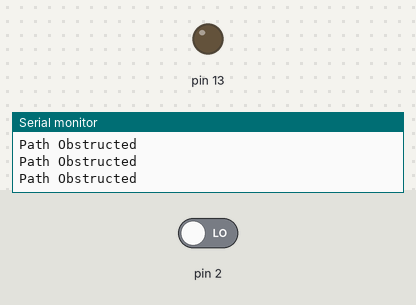
This sketch was run on a simulated Arduino Uno, built with avr-gcc and run on an emulated ATmega328P. Parts: output pins drawn as LEDs (lit = HIGH), the last lines printed to the serial monitor. The inputs (shaded band) are chosen by the test bench; at power-on: pin 2 LOW.

Above: at 1.8 s.
1.9 s: pin 2 driven HIGH
At 2.6 s:
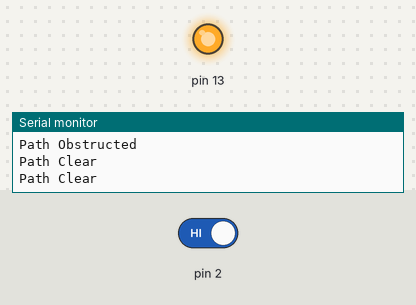
3.5 s: pin 2 driven LOW
At 3.8 s:
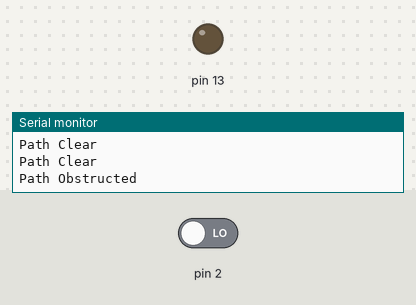
Timing chart, 0 to 6.5 s (numbered marks = the images above; inputs shaded):
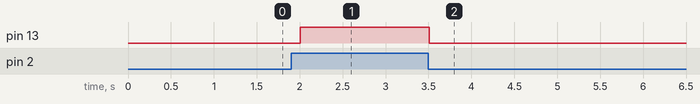

Measured:
- after the input at 1.9 s, pin 13: LOW → HIGH after 0.11 s
- after the input at 3.5 s, pin 13: HIGH → LOW at once

The sketch:

HOA2004.ino
```cpp
/* Basic program for use with HOA2004 Transmissive Optoschmitt Sensor
 *  by: Mark Keranen
 *
 * This program monitors the status of the sensor's IR beam, and writes the status to Serial Output & Pin 13 LED.
 *
 * Components Needed:
 *  - Arduino UNO
 *  - HOA2004
 *  - 100ohm resistor
 *  - 5 wires
 *
 * Pinout description:
 * HOA2004 Pins:
 *  +IR Detector
 *    - Vcc to 5V
 *    - Vo to Pin 2
 *    - GND to GND
 *
 *  +IR Emitter
 *    - Anode to 3.3V
 *    - Cathode to 100ohm resistor to GND
 *
 */


//Function: Reads in status of IR beam, outputs status to Serial Monitor & Pin 13 LED
bool pathClear;
void pathStatus(void){
  pathClear = digitalRead(2);
  digitalWrite(13, pathClear);
  if (pathClear == 1){
    Serial.println("Path Clear");
    //Put code that you want to execute when pathway is clear here
  }
  else{
    Serial.println("Path Obstructed");
    //Put code that you want to execute when pathway is obstructed here
  }
}

//Setup Pinmodes, serial monitor
void setup() {

  pinMode(13, OUTPUT);
  pinMode(2, INPUT);
  Serial.begin(9600);
  Serial.println("Initialization complete, checking pathway status...\n");

}

//Check pathway status continuously
void loop() {

  pathStatus();
  delay(500);   //Adjust this for faster or slower refresh rates

  }
```
